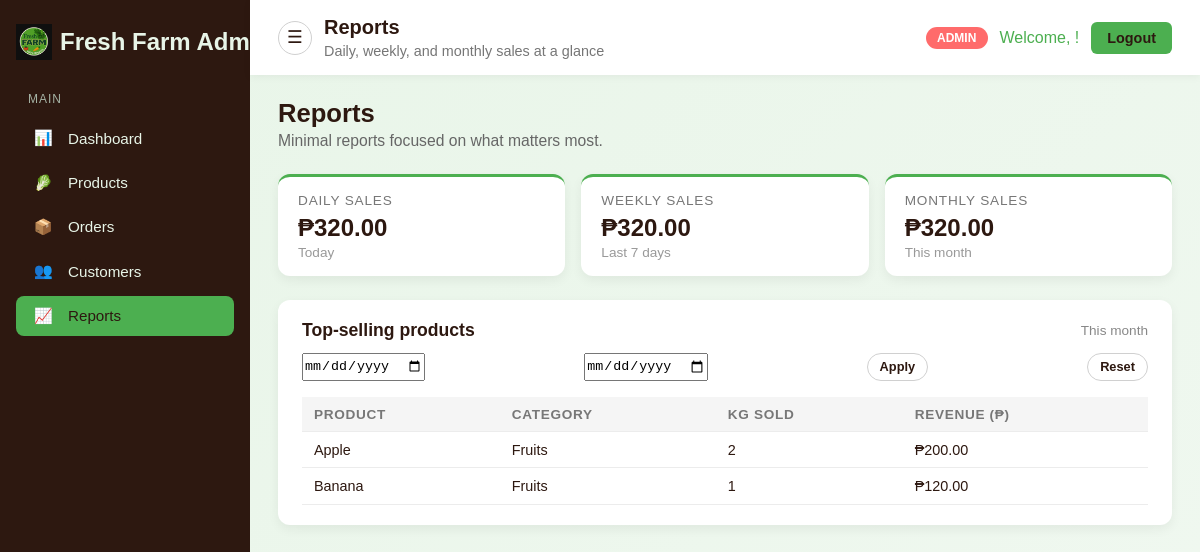
The page /admin-reports/ (signed in) on the database its author committed.
### fresh_app/models.py (models this page shows, shortened)
class Product(models.Model):
    name = models.CharField(max_length=200)
    category = models.CharField(max_length=100, blank=True)
    price = models.DecimalField(max_digits=10, decimal_places=2)
    stock_quantity = models.PositiveIntegerField(default=0)
    is_active = models.BooleanField(default=True)
    created_at = models.DateTimeField(auto_now_add=True)
    updated_at = models.DateTimeField(auto_now=True)

### fresh_app/views.py (the view)
# urls.py: path('admin-reports/', views.admin_reports, name='admin_reports'),
def admin_reports(request):
    if not request.user.is_authenticated:
        return redirect('login')
    if not (request.user.is_superuser or request.user.is_staff):
        return redirect('customer_dashboard')
    today = timezone.localdate()
    start_7d = today - timedelta(days=6)
    month_start = today.replace(day=1)
    base_items = OrderItem.objects.filter(order__status=Order.STATUS_COMPLETED)
    start_param = request.GET.get('start')
    end_param = request.GET.get('end')
    filter_start = month_start
    filter_end = today
    period_label = 'This month'
    if start_param and end_param:
        filter_start = start_param
        filter_end = end_param
        period_label = f"{start_param} to {end_param}"
    def _sales_total(qs):
        agg = qs.aggregate(
            total=Sum(
                F('quantity') * F('price'),
                output_field=DecimalField(max_digits=12, decimal_places=2),
            )
        )
        return agg['total'] or 0
    daily_sales = _sales_total(
        base_items.filter(order__created_at__date=today)
    )
    weekly_sales = _sales_total(
        base_items.filter(
            order__created_at__date__gte=start_7d,
            order__created_at__date__lte=today,
        )
    )
    monthly_sales = _sales_total(
        base_items.filter(
            order__created_at__date__gte=month_start,
            order__created_at__date__lte=today,
        )
    )
    top_products = (
        base_items.filter(
            order__created_at__date__gte=filter_start,
            order__created_at__date__lte=filter_end,
        )
        .values('product_id')
        .annotate(
            product_name=Max('product__name'),
            product_category=Max('product__category'),
            total_quantity=Sum('quantity'),
            total_revenue=Sum(
                F('quantity') * F('price'),
                output_field=DecimalField(max_digits=12, decimal_places=2),
            ),
        )
        .order_by('-total_quantity')[:5]
    )
    context = {
        'daily_sales': daily_sales,
        'weekly_sales': weekly_sales,
        'monthly_sales': monthly_sales,
        'top_products': top_products,
        'report_start': start_param or '',
        'report_end': end_param or '',
        'period_label': period_label,
    }
    return render(request, 'report.html', context)

### templates/report.html (shortened to what this page needs)
{% extends 'admin_base.html' %}
{% block nav_reports_active %}active{% endblock %}
{% block page_title %}Reports{% endblock %}
{% block page_subtitle %}Daily, weekly, and monthly sales at a glance{% endblock %}
{% block content %}
<div class="page-header">
    <h1>Reports</h1>
    <p>Minimal reports focused on what matters most.</p>
</div>
<section class="stats-grid">
    <article class="stat-card">
        <div class="stat-label">Daily sales</div>
        <div class="stat-value">₱{{ daily_sales|default:0|floatformat:2 }}</div>
        <div class="stat-sub">Today</div>
    </article>
    <article class="stat-card">
        <div class="stat-label">Weekly sales</div>
        <div class="stat-value">₱{{ weekly_sales|default:0|floatformat:2 }}</div>
        <div class="stat-sub">Last 7 days</div>
    </article>
    <article class="stat-card">
        <div class="stat-label">Monthly sales</div>
        <div class="stat-value">₱{{ monthly_sales|default:0|floatformat:2 }}</div>
        <div class="stat-sub">This month</div>
    </article>
</section>
<section class="card-grid" style="margin-top: 1.5rem;">
    <article class="card">
        <div class="card-header">
            <h2 class="card-title">Top-selling products</h2>
            <span class="card-meta">{{ period_label }}</span>
        </div>
        <form method="get" class="simple-filter-form">
            <div class="toolbar" style="margin-top: 0.75rem;">
                <input type="date" name="start" value="{{ report_start }}">
                <input type="date" name="end" value="{{ report_end }}">
                <button type="submit" class="btn btn-outline btn-small">Apply</button>
                <a href="{% url 'admin_reports' %}" class="btn btn-outline btn-small">Reset</a>
            </div>
        </form>
        <div class="table-wrapper">
            <table>
                <thead>
                    <tr>
                        <th>Product</th>
                        <th>Category</th>
                        <th>Kg sold</th>
                        <th>Revenue (₱)</th>
                    </tr>
                </thead>
                <tbody>
                    {% for product in top_products %}
                        <tr>
                            <td>{{ product.product_name }}</td>
                            <td>{{ product.product_category }}</td>
                            <td>{{ product.total_quantity|default:0 }}</td>
                            <td>₱{{ product.total_revenue|default:0|floatformat:2 }}</td>
                        </tr>
                    {% empty %}
                        <tr>
                            <td colspan="4" class="muted-text">No sales yet for this period.</td>
                        </tr>
                    {% endfor %}
                </tbody>
            </table>
        </div>
    </article>
</section>
{% endblock %}

### templates/admin_base.html (style rules this page uses)
* { margin: 0; padding: 0; box-sizing: border-box; }
body { font-family: 'Arial', sans-serif; background: linear-gradient(135deg, #e8f5e8 0%, #f0f8f0 100%); min-height: 100vh; color: #2d1810; }
.page-header { margin-bottom: 1.5rem; }
.page-header h1 { font-size: 1.6rem; margin-bottom: 0.25rem; }
.page-header p { color: #666; font-size: 0.98rem; }
.stats-grid { display: grid; grid-template-columns: repeat(auto-fit, minmax(190px, 1fr)); gap: 1rem; margin-bottom: 1.5rem; }
.stat-card { background-color: #ffffff; border-radius: 12px; padding: 1rem 1.25rem; box-shadow: 0 4px 12px rgba(0,0,0,0.06); border-top: 3px solid #4CAF50; }
.stat-label { font-size: 0.85rem; color: #777; margin-bottom: 0.35rem; text-transform: uppercase; letter-spacing: 0.06em; }
.stat-value { font-size: 1.5rem; font-weight: 700; margin-bottom: 0.2rem; }
.stat-sub { font-size: 0.85rem; color: #999; }
.card-grid { display: grid; grid-template-columns: repeat(auto-fit, minmax(260px, 1fr)); gap: 1.5rem; }
.card { background-color: #ffffff; border-radius: 12px; padding: 1.25rem 1.5rem; box-shadow: 0 4px 12px rgba(0,0,0,0.06); }
.card-header { display: flex; align-items: center; justify-content: space-between; margin-bottom: 0.75rem; }
.card-title { font-size: 1.1rem; font-weight: 600; }
.card-meta { font-size: 0.85rem; color: #888; }
.btn { display: inline-flex; align-items: center; justify-content: center; padding: 0.55rem 1rem; border-radius: 999px; border: none; cursor: pointer; font-size: 0.9rem; font-weight: 600; text-decoration: none; transition: background-color 0.2s, box-shadow 0.2s, transform 0.1s; }
.btn-outline { background-color: transparent; color: #2d1810; border: 1px solid #d0d0d0; }
.btn-small { padding: 0.35rem 0.75rem; font-size: 0.8rem; }
.table-wrapper { width: 100%; overflow-x: auto; }
table { width: 100%; border-collapse: collapse; font-size: 0.9rem; }
thead { background-color: #f5f5f5; }
th, td { padding: 0.6rem 0.75rem; text-align: left; border-bottom: 1px solid #ececec; white-space: nowrap; }
th { font-weight: 600; font-size: 0.85rem; text-transform: uppercase; letter-spacing: 0.05em; color: #777; }
.toolbar { display: flex; flex-wrap: wrap; justify-content: space-between; gap: 0.75rem; margin-bottom: 1rem; }

### rows shown on the page
Product: product_name "Apple", product_category "Fruits", total_quantity "2", total_revenue "200.00"
Product: product_name "Banana", product_category "Fruits", total_quantity "1", total_revenue "120.00"

### other values the page prints
{{ daily_sales|default:0|floatformat:2 }} "320.00"
{{ weekly_sales|default:0|floatformat:2 }} "320.00"
{{ monthly_sales|default:0|floatformat:2 }} "320.00"
{{ period_label }} "This month"
